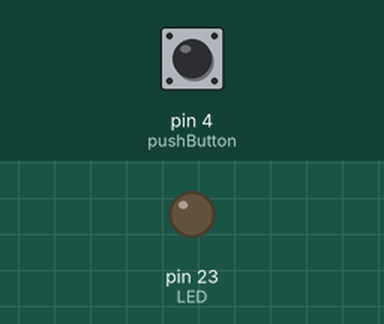
Simulated run of this sketch. Board: Arduino Mega 2560, built with avr-gcc and run on an emulated ATmega2560. Parts: output pins drawn as LEDs (lit = HIGH). The inputs (shaded band) are chosen by the test bench; at power-on: pin 4 (pushButton) LOW. What the sketch prints to the serial monitor is not drawn.

Above: at 1.2 s.
1.3 s: pin 4 (pushButton) pulled HIGH for 1 s
At 1.7 s:
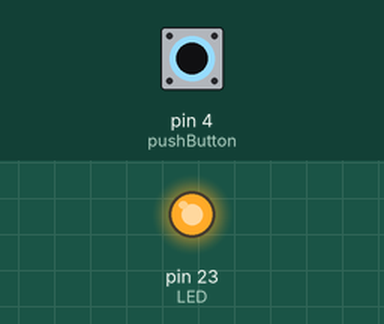
3.8 s: pin 4 (pushButton) pulled HIGH for 3.2 s
At 8.5 s:
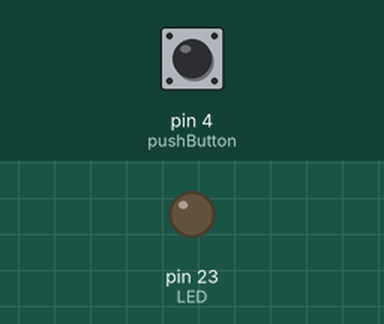
Timing chart, 0 to 10.0 s (numbered marks = the images above; inputs shaded):
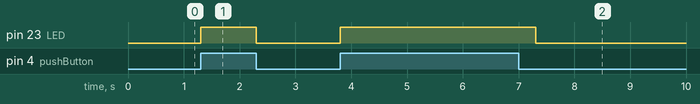

The sketch:

Digital_IO_Tec3D.ino
```cpp
/*
 Tec3D
 Authors: Eloina LdelReal, Ivo Ayala

*/

//Define
int pushButton = 4;
int LED = 23;

// the setup routine runs once when you press reset:
void setup() {
  // initialize serial comms
  Serial.begin(115200);

  // make the pushbutton's pin an input and LED pin as output:
  pinMode(pushButton, INPUT);
  pinMode(LED, OUTPUT);
  }

// the loop routine runs over and over again forever:
void loop() {

  // read the input pin:
  int buttonState = digitalRead(pushButton);

  // print out the state of the button:
  Serial.println(buttonState);

  // Check if input button has been pressed
  if (buttonState > 0){
    digitalWrite(LED, HIGH);
    delay(500);               // delay
    digitalWrite(LED, LOW);
  }

  delay(1);  // delay in between reads for stability

}
```

Measured:
- after the input at 1.3 s, pin 23 (LED): LOW → HIGH at once, → LOW 1.0 s later
- after the input at 3.8 s, pin 23 (LED): LOW → HIGH at once, → LOW 3.5 s later
